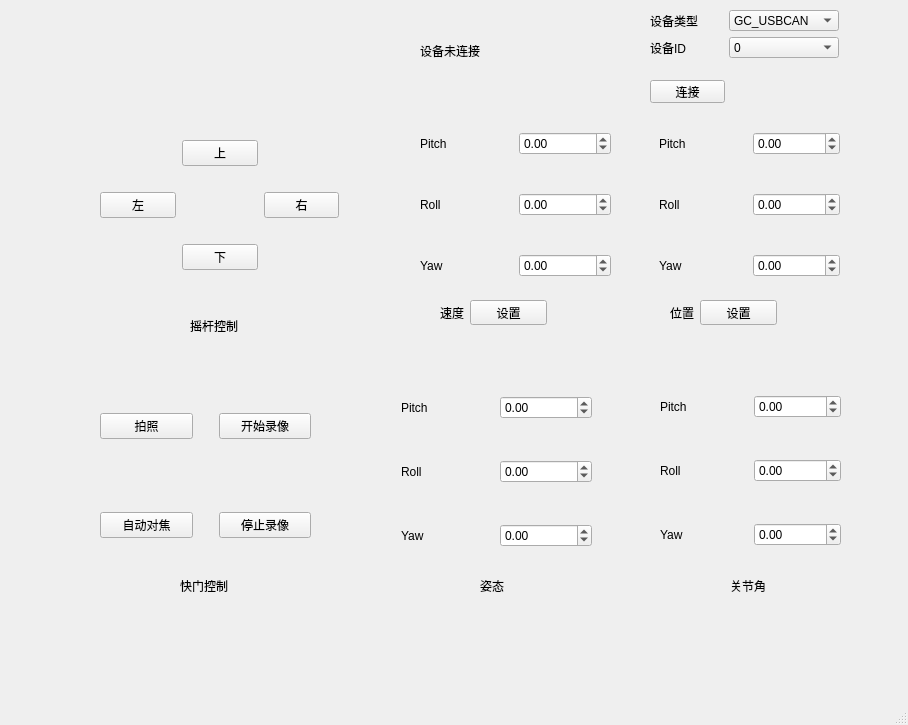
<?xml version="1.0" encoding="UTF-8"?>
<ui version="4.0">
 <class>MainWindow</class>
 <widget class="QMainWindow" name="MainWindow">
  <property name="geometry">
   <rect>
    <x>0</x>
    <y>0</y>
    <width>908</width>
    <height>725</height>
   </rect>
  </property>
  <property name="windowTitle">
   <string>MainWindow</string>
  </property>
  <widget class="QWidget" name="centralwidget">
   <widget class="QLabel" name="label_9">
    <property name="geometry">
     <rect>
      <x>180</x>
      <y>580</y>
      <width>54</width>
      <height>12</height>
     </rect>
    </property>
    <property name="text">
     <string>快门控制</string>
    </property>
   </widget>
   <widget class="QLabel" name="label_10">
    <property name="geometry">
     <rect>
      <x>190</x>
      <y>320</y>
      <width>54</width>
      <height>12</height>
     </rect>
    </property>
    <property name="text">
     <string>摇杆控制</string>
    </property>
   </widget>
   <widget class="QWidget" name="layoutWidget">
    <property name="geometry">
     <rect>
      <x>100</x>
      <y>120</y>
      <width>239</width>
      <height>171</height>
     </rect>
    </property>
    <layout class="QGridLayout" name="gridLayout">
     <item row="0" column="1">
      <widget class="QPushButton" name="btn_up">
       <property name="styleSheet">
        <string notr="true"/>
       </property>
       <property name="text">
        <string>上</string>
       </property>
      </widget>
     </item>
     <item row="1" column="0">
      <widget class="QPushButton" name="btn_left">
       <property name="text">
        <string>左</string>
       </property>
      </widget>
     </item>
     <item row="1" column="2">
      <widget class="QPushButton" name="btn_right">
       <property name="styleSheet">
        <string notr="true"/>
       </property>
       <property name="text">
        <string>右</string>
       </property>
      </widget>
     </item>
     <item row="2" column="1">
      <widget class="QPushButton" name="btn_down">
       <property name="text">
        <string>下</string>
       </property>
      </widget>
     </item>
    </layout>
   </widget>
   <widget class="QWidget" name="layoutWidget">
    <property name="geometry">
     <rect>
      <x>100</x>
      <y>390</y>
      <width>211</width>
      <height>171</height>
     </rect>
    </property>
    <layout class="QGridLayout" name="gridLayout_2">
     <item row="2" column="1">
      <spacer name="verticalSpacer_2">
       <property name="orientation">
        <enum>Qt::Vertical</enum>
       </property>
       <property name="sizeHint" stdset="0">
        <size>
         <width>20</width>
         <height>40</height>
        </size>
       </property>
      </spacer>
     </item>
     <item row="0" column="0">
      <widget class="QPushButton" name="btn_capture">
       <property name="text">
        <string>拍照</string>
       </property>
      </widget>
     </item>
     <item row="0" column="1">
      <spacer name="verticalSpacer">
       <property name="orientation">
        <enum>Qt::Vertical</enum>
       </property>
       <property name="sizeHint" stdset="0">
        <size>
         <width>20</width>
         <height>40</height>
        </size>
       </property>
      </spacer>
     </item>
     <item row="0" column="2">
      <widget class="QPushButton" name="btn_startMovie">
       <property name="text">
        <string>开始录像</string>
       </property>
      </widget>
     </item>
     <item row="2" column="0">
      <widget class="QPushButton" name="btn_af">
       <property name="text">
        <string>自动对焦</string>
       </property>
      </widget>
     </item>
     <item row="1" column="0">
      <spacer name="horizontalSpacer">
       <property name="orientation">
        <enum>Qt::Horizontal</enum>
       </property>
       <property name="sizeHint" stdset="0">
        <size>
         <width>40</width>
         <height>20</height>
        </size>
       </property>
      </spacer>
     </item>
     <item row="1" column="2">
      <spacer name="horizontalSpacer_2">
       <property name="orientation">
        <enum>Qt::Horizontal</enum>
       </property>
       <property name="sizeHint" stdset="0">
        <size>
         <width>40</width>
         <height>20</height>
        </size>
       </property>
      </spacer>
     </item>
     <item row="2" column="2">
      <widget class="QPushButton" name="btn_endMovie">
       <property name="text">
        <string>停止录像</string>
       </property>
      </widget>
     </item>
    </layout>
   </widget>
   <widget class="QWidget" name="layoutWidget">
    <property name="geometry">
     <rect>
      <x>420</x>
      <y>120</y>
      <width>191</width>
      <height>171</height>
     </rect>
    </property>
    <layout class="QGridLayout" name="gridLayout_3">
     <item row="0" column="0">
      <widget class="QLabel" name="label">
       <property name="text">
        <string>Pitch</string>
       </property>
      </widget>
     </item>
     <item row="0" column="1">
      <widget class="QDoubleSpinBox" name="sp_speed_pitch">
       <property name="minimum">
        <double>-1000.000000000000000</double>
       </property>
       <property name="maximum">
        <double>1000.000000000000000</double>
       </property>
      </widget>
     </item>
     <item row="1" column="0" colspan="2">
      <spacer name="horizontalSpacer_3">
       <property name="orientation">
        <enum>Qt::Horizontal</enum>
       </property>
       <property name="sizeHint" stdset="0">
        <size>
         <width>128</width>
         <height>20</height>
        </size>
       </property>
      </spacer>
     </item>
     <item row="2" column="0">
      <widget class="QLabel" name="label_2">
       <property name="text">
        <string>Roll</string>
       </property>
      </widget>
     </item>
     <item row="2" column="1">
      <widget class="QDoubleSpinBox" name="sp_speed_roll">
       <property name="minimum">
        <double>-1000.000000000000000</double>
       </property>
       <property name="maximum">
        <double>1000.000000000000000</double>
       </property>
      </widget>
     </item>
     <item row="3" column="0" colspan="2">
      <spacer name="horizontalSpacer_4">
       <property name="orientation">
        <enum>Qt::Horizontal</enum>
       </property>
       <property name="sizeHint" stdset="0">
        <size>
         <width>138</width>
         <height>20</height>
        </size>
       </property>
      </spacer>
     </item>
     <item row="4" column="0">
      <widget class="QLabel" name="label_3">
       <property name="text">
        <string>Yaw</string>
       </property>
      </widget>
     </item>
     <item row="4" column="1">
      <widget class="QDoubleSpinBox" name="sp_speed_yaw">
       <property name="minimum">
        <double>-1000.000000000000000</double>
       </property>
       <property name="maximum">
        <double>1000.000000000000000</double>
       </property>
      </widget>
     </item>
    </layout>
   </widget>
   <widget class="QWidget" name="layoutWidget">
    <property name="geometry">
     <rect>
      <x>659</x>
      <y>120</y>
      <width>181</width>
      <height>171</height>
     </rect>
    </property>
    <layout class="QGridLayout" name="gridLayout_4">
     <item row="0" column="0">
      <widget class="QLabel" name="label_4">
       <property name="text">
        <string>Pitch</string>
       </property>
      </widget>
     </item>
     <item row="0" column="1">
      <widget class="QDoubleSpinBox" name="sp_pos_pitch">
       <property name="minimum">
        <double>-1000.000000000000000</double>
       </property>
       <property name="maximum">
        <double>1000.000000000000000</double>
       </property>
      </widget>
     </item>
     <item row="1" column="0" colspan="2">
      <spacer name="horizontalSpacer_5">
       <property name="orientation">
        <enum>Qt::Horizontal</enum>
       </property>
       <property name="sizeHint" stdset="0">
        <size>
         <width>138</width>
         <height>20</height>
        </size>
       </property>
      </spacer>
     </item>
     <item row="2" column="0">
      <widget class="QLabel" name="label_5">
       <property name="text">
        <string>Roll</string>
       </property>
      </widget>
     </item>
     <item row="2" column="1">
      <widget class="QDoubleSpinBox" name="sp_pos_roll">
       <property name="minimum">
        <double>-1000.000000000000000</double>
       </property>
       <property name="maximum">
        <double>1000.000000000000000</double>
       </property>
      </widget>
     </item>
     <item row="3" column="0" colspan="2">
      <spacer name="horizontalSpacer_6">
       <property name="orientation">
        <enum>Qt::Horizontal</enum>
       </property>
       <property name="sizeHint" stdset="0">
        <size>
         <width>138</width>
         <height>20</height>
        </size>
       </property>
      </spacer>
     </item>
     <item row="4" column="0">
      <widget class="QLabel" name="label_6">
       <property name="text">
        <string>Yaw</string>
       </property>
      </widget>
     </item>
     <item row="4" column="1">
      <widget class="QDoubleSpinBox" name="sp_pos_yaw">
       <property name="minimum">
        <double>-1000.000000000000000</double>
       </property>
       <property name="maximum">
        <double>1000.000000000000000</double>
       </property>
      </widget>
     </item>
    </layout>
   </widget>
   <widget class="QLabel" name="label_17">
    <property name="geometry">
     <rect>
      <x>480</x>
      <y>580</y>
      <width>54</width>
      <height>12</height>
     </rect>
    </property>
    <property name="text">
     <string>姿态</string>
    </property>
   </widget>
   <widget class="QLabel" name="label_18">
    <property name="geometry">
     <rect>
      <x>730</x>
      <y>580</y>
      <width>54</width>
      <height>12</height>
     </rect>
    </property>
    <property name="text">
     <string>关节角</string>
    </property>
   </widget>
   <widget class="QWidget" name="layoutWidget">
    <property name="geometry">
     <rect>
      <x>440</x>
      <y>300</y>
      <width>107</width>
      <height>25</height>
     </rect>
    </property>
    <layout class="QHBoxLayout" name="horizontalLayout">
     <item>
      <widget class="QLabel" name="label_7">
       <property name="text">
        <string>速度</string>
       </property>
      </widget>
     </item>
     <item>
      <widget class="QPushButton" name="setSpeed">
       <property name="text">
        <string>设置</string>
       </property>
      </widget>
     </item>
    </layout>
   </widget>
   <widget class="QWidget" name="layoutWidget">
    <property name="geometry">
     <rect>
      <x>670</x>
      <y>300</y>
      <width>107</width>
      <height>25</height>
     </rect>
    </property>
    <layout class="QHBoxLayout" name="horizontalLayout_2">
     <item>
      <widget class="QLabel" name="label_8">
       <property name="text">
        <string>位置</string>
       </property>
      </widget>
     </item>
     <item>
      <widget class="QPushButton" name="setPos">
       <property name="text">
        <string>设置</string>
       </property>
      </widget>
     </item>
    </layout>
   </widget>
   <widget class="QWidget" name="layoutWidget">
    <property name="geometry">
     <rect>
      <x>660</x>
      <y>380</y>
      <width>181</width>
      <height>181</height>
     </rect>
    </property>
    <layout class="QGridLayout" name="gridLayout_6">
     <item row="0" column="0">
      <widget class="QLabel" name="label_14">
       <property name="text">
        <string>Pitch</string>
       </property>
      </widget>
     </item>
     <item row="0" column="1">
      <widget class="QDoubleSpinBox" name="sp_joint_pitch">
       <property name="readOnly">
        <bool>false</bool>
       </property>
       <property name="minimum">
        <double>-1000.000000000000000</double>
       </property>
       <property name="maximum">
        <double>1000.000000000000000</double>
       </property>
      </widget>
     </item>
     <item row="1" column="0" colspan="2">
      <spacer name="horizontalSpacer_9">
       <property name="orientation">
        <enum>Qt::Horizontal</enum>
       </property>
       <property name="sizeHint" stdset="0">
        <size>
         <width>138</width>
         <height>20</height>
        </size>
       </property>
      </spacer>
     </item>
     <item row="2" column="0">
      <widget class="QLabel" name="label_15">
       <property name="text">
        <string>Roll</string>
       </property>
      </widget>
     </item>
     <item row="2" column="1">
      <widget class="QDoubleSpinBox" name="sp_joint_roll">
       <property name="readOnly">
        <bool>false</bool>
       </property>
       <property name="minimum">
        <double>-1000.000000000000000</double>
       </property>
       <property name="maximum">
        <double>1000.000000000000000</double>
       </property>
      </widget>
     </item>
     <item row="3" column="0" colspan="2">
      <spacer name="horizontalSpacer_10">
       <property name="orientation">
        <enum>Qt::Horizontal</enum>
       </property>
       <property name="sizeHint" stdset="0">
        <size>
         <width>148</width>
         <height>20</height>
        </size>
       </property>
      </spacer>
     </item>
     <item row="4" column="0">
      <widget class="QLabel" name="label_16">
       <property name="text">
        <string>Yaw</string>
       </property>
      </widget>
     </item>
     <item row="4" column="1">
      <widget class="QDoubleSpinBox" name="sp_joint_yaw">
       <property name="readOnly">
        <bool>false</bool>
       </property>
       <property name="minimum">
        <double>-1000.000000000000000</double>
       </property>
       <property name="maximum">
        <double>1000.000000000000000</double>
       </property>
      </widget>
     </item>
    </layout>
   </widget>
   <widget class="QWidget" name="layoutWidget">
    <property name="geometry">
     <rect>
      <x>401</x>
      <y>381</y>
      <width>191</width>
      <height>181</height>
     </rect>
    </property>
    <layout class="QGridLayout" name="gridLayout_5">
     <item row="0" column="0">
      <widget class="QLabel" name="label_11">
       <property name="text">
        <string>Pitch</string>
       </property>
      </widget>
     </item>
     <item row="0" column="1">
      <widget class="QDoubleSpinBox" name="sp_attitude_pitch">
       <property name="readOnly">
        <bool>false</bool>
       </property>
       <property name="minimum">
        <double>-1000.000000000000000</double>
       </property>
       <property name="maximum">
        <double>1000.000000000000000</double>
       </property>
      </widget>
     </item>
     <item row="1" column="0" colspan="2">
      <spacer name="horizontalSpacer_7">
       <property name="orientation">
        <enum>Qt::Horizontal</enum>
       </property>
       <property name="sizeHint" stdset="0">
        <size>
         <width>128</width>
         <height>20</height>
        </size>
       </property>
      </spacer>
     </item>
     <item row="2" column="0">
      <widget class="QLabel" name="label_12">
       <property name="text">
        <string>Roll</string>
       </property>
      </widget>
     </item>
     <item row="2" column="1">
      <widget class="QDoubleSpinBox" name="sp_attitude_roll">
       <property name="readOnly">
        <bool>false</bool>
       </property>
       <property name="minimum">
        <double>-1000.000000000000000</double>
       </property>
       <property name="maximum">
        <double>1000.000000000000000</double>
       </property>
      </widget>
     </item>
     <item row="3" column="0" colspan="2">
      <spacer name="horizontalSpacer_8">
       <property name="orientation">
        <enum>Qt::Horizontal</enum>
       </property>
       <property name="sizeHint" stdset="0">
        <size>
         <width>168</width>
         <height>20</height>
        </size>
       </property>
      </spacer>
     </item>
     <item row="4" column="0">
      <widget class="QLabel" name="label_13">
       <property name="text">
        <string>Yaw</string>
       </property>
      </widget>
     </item>
     <item row="4" column="1">
      <widget class="QDoubleSpinBox" name="sp_attitude_yaw">
       <property name="readOnly">
        <bool>false</bool>
       </property>
       <property name="minimum">
        <double>-1000.000000000000000</double>
       </property>
       <property name="maximum">
        <double>1000.000000000000000</double>
       </property>
      </widget>
     </item>
    </layout>
   </widget>
   <widget class="QWidget" name="layoutWidget">
    <property name="geometry">
     <rect>
      <x>650</x>
      <y>10</y>
      <width>189</width>
      <height>48</height>
     </rect>
    </property>
    <layout class="QGridLayout" name="gridLayout_7">
     <item row="0" column="0">
      <widget class="QLabel" name="label_19">
       <property name="text">
        <string>设备类型</string>
       </property>
      </widget>
     </item>
     <item row="0" column="1">
      <widget class="QComboBox" name="device_type">
       <item>
        <property name="text">
         <string>GC_USBCAN</string>
        </property>
       </item>
       <item>
        <property name="text">
         <string>ZLG_USBCAN</string>
        </property>
       </item>
      </widget>
     </item>
     <item row="1" column="0">
      <widget class="QLabel" name="label_20">
       <property name="text">
        <string>设备ID</string>
       </property>
      </widget>
     </item>
     <item row="1" column="1">
      <widget class="QComboBox" name="device_id">
       <item>
        <property name="text">
         <string>0</string>
        </property>
       </item>
       <item>
        <property name="text">
         <string>1</string>
        </property>
       </item>
      </widget>
     </item>
    </layout>
   </widget>
   <widget class="QPushButton" name="btn_connect">
    <property name="geometry">
     <rect>
      <x>650</x>
      <y>80</y>
      <width>75</width>
      <height>23</height>
     </rect>
    </property>
    <property name="text">
     <string>连接</string>
    </property>
   </widget>
   <widget class="QLabel" name="label_connect">
    <property name="geometry">
     <rect>
      <x>420</x>
      <y>30</y>
      <width>131</width>
      <height>41</height>
     </rect>
    </property>
    <property name="text">
     <string>设备未连接</string>
    </property>
   </widget>
  </widget>
  <widget class="QMenuBar" name="menubar">
   <property name="geometry">
    <rect>
     <x>0</x>
     <y>0</y>
     <width>908</width>
     <height>23</height>
    </rect>
   </property>
  </widget>
  <widget class="QStatusBar" name="statusbar"/>
 </widget>
 <resources/>
 <connections/>
</ui>
